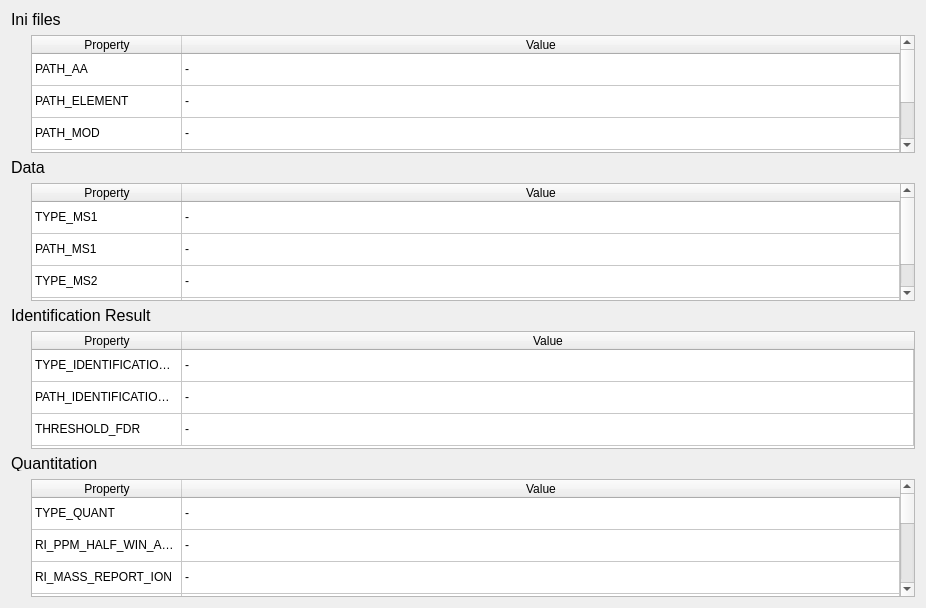
          <widget class="QWidget" name="scrollAreaWidgetContents_2">
           <property name="geometry">
            <rect>
             <x>0</x>
             <y>0</y>
             <width>926</width>
             <height>608</height>
            </rect>
           </property>
           <layout class="QVBoxLayout" name="verticalLayout_4">
            <item>
             <widget class="QPushButton" name="btn_summary_If">
              <property name="sizePolicy">
               <sizepolicy hsizetype="Minimum" vsizetype="Fixed">
                <horstretch>0</horstretch>
                <verstretch>0</verstretch>
               </sizepolicy>
              </property>
              <property name="minimumSize">
               <size>
                <width>0</width>
                <height>18</height>
               </size>
              </property>
              <property name="font">
               <font>
                <pointsize>12</pointsize>
                <weight>50</weight>
                <italic>false</italic>
                <bold>false</bold>
                <kerning>true</kerning>
               </font>
              </property>
              <property name="toolTip">
               <string/>
              </property>
              <property name="styleSheet">
               <string notr="true">QPushButton{text-align:left; border:none;margin-bottom:2px;}</string>
              </property>
              <property name="text">
               <string>Ini files</string>
              </property>
              <property name="icon">
               <iconset resource="../../AutoConfiguration/AutoConfigGUI/Resource/qrcs/icons.qrc">
                <normaloff>:/icons/icon_show.ico</normaloff>
                <normalon>:/icons/icon_hide.ico</normalon>:/icons/icon_show.ico</iconset>
              </property>
              <property name="checkable">
               <bool>true</bool>
              </property>
              <property name="flat">
               <bool>false</bool>
              </property>
             </widget>
            </item>
            <item>
             <widget class="QTableWidget" name="tbl_If">
              <property name="sizePolicy">
               <sizepolicy hsizetype="Expanding" vsizetype="Preferred">
                <horstretch>0</horstretch>
                <verstretch>0</verstretch>
               </sizepolicy>
              </property>
              <property name="toolTip">
               <string/>
              </property>
              <property name="toolTipDuration">
               <number>-1</number>
              </property>
              <property name="styleSheet">
               <string notr="true">QTableWidget{margin-left:20px;}</string>
              </property>
              <property name="frameShape">
               <enum>QFrame::StyledPanel</enum>
              </property>
              <property name="frameShadow">
               <enum>QFrame::Sunken</enum>
              </property>
              <property name="midLineWidth">
               <number>0</number>
              </property>
              <property name="verticalScrollBarPolicy">
               <enum>Qt::ScrollBarAsNeeded</enum>
              </property>
              <property name="autoScroll">
               <bool>true</bool>
              </property>
              <property name="autoScrollMargin">
               <number>16</number>
              </property>
              <property name="editTriggers">
               <set>QAbstractItemView::NoEditTriggers</set>
              </property>
              <property name="dragDropMode">
               <enum>QAbstractItemView::NoDragDrop</enum>
              </property>
              <property name="alternatingRowColors">
               <bool>false</bool>
              </property>
              <property name="selectionMode">
               <enum>QAbstractItemView::SingleSelection</enum>
              </property>
              <property name="selectionBehavior">
               <enum>QAbstractItemView::SelectItems</enum>
              </property>
              <property name="wordWrap">
               <bool>true</bool>
              </property>
              <property name="cornerButtonEnabled">
               <bool>true</bool>
              </property>
              <attribute name="horizontalHeaderCascadingSectionResizes">
               <bool>true</bool>
              </attribute>
              <attribute name="horizontalHeaderMinimumSectionSize">
               <number>50</number>
              </attribute>
              <attribute name="horizontalHeaderDefaultSectionSize">
               <number>150</number>
              </attribute>
              <attribute name="horizontalHeaderShowSortIndicator" stdset="0">
               <bool>false</bool>
              </attribute>
              <attribute name="horizontalHeaderStretchLastSection">
               <bool>true</bool>
              </attribute>
              <attribute name="verticalHeaderVisible">
               <bool>false</bool>
              </attribute>
              <attribute name="verticalHeaderCascadingSectionResizes">
               <bool>false</bool>
              </attribute>
              <attribute name="verticalHeaderDefaultSectionSize">
               <number>32</number>
              </attribute>
              <row>
               <property name="text">
                <string>1</string>
               </property>
              </row>
              <row>
               <property name="text">
                <string>2</string>
               </property>
              </row>
              <row>
               <property name="text">
                <string>3</string>
               </property>
              </row>
              <row>
               <property name="text">
                <string>4</string>
               </property>
              </row>
              <row>
               <property name="text">
                <string>5</string>
               </property>
              </row>
              <column>
               <property name="text">
                <string>Property</string>
               </property>
               <property name="toolTip">
                <string extracomment="asd"/>
               </property>
              </column>
              <column>
               <property name="text">
                <string>Value</string>
               </property>
              </column>
              <item row="0" column="0">
               <property name="text">
                <string>PATH_AA</string>
               </property>
              </item>
              <item row="0" column="1">
               <property name="text">
                <string>-</string>
               </property>
              </item>
              <item row="1" column="0">
               <property name="text">
                <string>PATH_ELEMENT</string>
               </property>
              </item>
              <item row="1" column="1">
               <property name="text">
                <string>-</string>
               </property>
              </item>
              <item row="2" column="0">
               <property name="text">
                <string>PATH_MOD</string>
               </property>
              </item>
              <item row="2" column="1">
               <property name="text">
                <string>-</string>
               </property>
              </item>
              <item row="3" column="0">
               <property name="text">
                <string>PATH_GLYCO</string>
               </property>
              </item>
              <item row="3" column="1">
               <property name="text">
                <string>-</string>
               </property>
               <property name="toolTip">
                <string extracomment="PATH"/>
               </property>
              </item>
              <item row="4" column="0">
               <property name="text">
                <string>PATH_LINKER</string>
               </property>
              </item>
              <item row="4" column="1">
               <property name="text">
                <string>-</string>
               </property>
              </item>
             </widget>
            </item>
            <item>
             <widget class="QPushButton" name="btn__summary_D">
              <property name="sizePolicy">
               <sizepolicy hsizetype="Minimum" vsizetype="Fixed">
                <horstretch>0</horstretch>
                <verstretch>0</verstretch>
               </sizepolicy>
              </property>
              <property name="minimumSize">
               <size>
                <width>0</width>
                <height>18</height>
               </size>
              </property>
              <property name="font">
               <font>
                <pointsize>12</pointsize>
                <weight>50</weight>
                <italic>false</italic>
                <bold>false</bold>
                <kerning>true</kerning>
               </font>
              </property>
              <property name="styleSheet">
               <string notr="true">QPushButton{text-align:left; border:none;margin-bottom:2px;}</string>
              </property>
              <property name="text">
               <string>Data</string>
              </property>
              <property name="icon">
               <iconset resource="../../AutoConfiguration/AutoConfigGUI/Resource/qrcs/icons.qrc">
                <normaloff>:/icons/icon_show.ico</normaloff>
                <normalon>:/icons/icon_hide.ico</normalon>:/icons/icon_show.ico</iconset>
              </property>
              <property name="checkable">
               <bool>true</bool>
              </property>
              <property name="flat">
               <bool>false</bool>
              </property>
             </widget>
            </item>
            <item>
             <widget class="QTableWidget" name="tbl_D">
              <property name="sizePolicy">
               <sizepolicy hsizetype="Expanding" vsizetype="Preferred">
                <horstretch>0</horstretch>
                <verstretch>0</verstretch>
               </sizepolicy>
              </property>
              <property name="styleSheet">
               <string notr="true">QTableWidget{margin-left:20px;}</string>
              </property>
              <property name="editTriggers">
               <set>QAbstractItemView::NoEditTriggers</set>
              </property>
              <property name="alternatingRowColors">
               <bool>false</bool>
              </property>
              <property name="selectionMode">
               <enum>QAbstractItemView::SingleSelection</enum>
              </property>
              <property name="selectionBehavior">
               <enum>QAbstractItemView::SelectItems</enum>
              </property>
              <property name="wordWrap">
               <bool>true</bool>
              </property>
              <property name="cornerButtonEnabled">
               <bool>true</bool>
              </property>
              <attribute name="horizontalHeaderCascadingSectionResizes">
               <bool>true</bool>
              </attribute>
              <attribute name="horizontalHeaderMinimumSectionSize">
               <number>50</number>
              </attribute>
              <attribute name="horizontalHeaderDefaultSectionSize">
               <number>150</number>
              </attribute>
              <attribute name="horizontalHeaderShowSortIndicator" stdset="0">
               <bool>false</bool>
              </attribute>
              <attribute name="horizontalHeaderStretchLastSection">
               <bool>true</bool>
              </attribute>
              <attribute name="verticalHeaderVisible">
               <bool>false</bool>
              </attribute>
              <attribute name="verticalHeaderCascadingSectionResizes">
               <bool>false</bool>
              </attribute>
              <attribute name="verticalHeaderDefaultSectionSize">
               <number>32</number>
              </attribute>
              <row>
               <property name="text">
                <string>1</string>
               </property>
              </row>
              <row>
               <property name="text">
                <string>2</string>
               </property>
              </row>
              <row>
               <property name="text">
                <string>3</string>
               </property>
              </row>
              <row>
               <property name="text">
                <string>4</string>
               </property>
              </row>
              <column>
               <property name="text">
                <string>Property</string>
               </property>
              </column>
              <column>
               <property name="text">
                <string>Value</string>
               </property>
              </column>
              <item row="0" column="0">
               <property name="text">
                <string>TYPE_MS1</string>
               </property>
              </item>
              <item row="0" column="1">
               <property name="text">
                <string>-</string>
               </property>
              </item>
              <item row="1" column="0">
               <property name="text">
                <string>PATH_MS1</string>
               </property>
              </item>
              <item row="1" column="1">
               <property name="text">
                <string>-</string>
               </property>
              </item>
              <item row="2" column="0">
               <property name="text">
                <string>TYPE_MS2</string>
               </property>
              </item>
              <item row="2" column="1">
               <property name="text">
                <string>-</string>
               </property>
              </item>
              <item row="3" column="0">
               <property name="text">
                <string>PATH_MS2</string>
               </property>
              </item>
              <item row="3" column="1">
               <property name="text">
                <string>-</string>
               </property>
              </item>
             </widget>
            </item>
            <item>
             <widget class="QPushButton" name="btn_summary_IR">
              <property name="sizePolicy">
               <sizepolicy hsizetype="Minimum" vsizetype="Fixed">
                <horstretch>0</horstretch>
                <verstretch>0</verstretch>
               </sizepolicy>
              </property>
              <property name="minimumSize">
               <size>
                <width>0</width>
                <height>18</height>
               </size>
              </property>
              <property name="font">
               <font>
                <pointsize>12</pointsize>
                <weight>50</weight>
                <italic>false</italic>
                <bold>false</bold>
                <kerning>true</kerning>
               </font>
              </property>
              <property name="styleSheet">
               <string notr="true">QPushButton{text-align:left; border:none;margin-bottom:2px;}</string>
              </property>
              <property name="text">
               <string>Identification Result</string>
              </property>
              <property name="icon">
               <iconset resource="../../AutoConfiguration/AutoConfigGUI/Resource/qrcs/icons.qrc">
                <normaloff>:/icons/icon_show.ico</normaloff>
                <normalon>:/icons/icon_hide.ico</normalon>:/icons/icon_show.ico</iconset>
              </property>
              <property name="checkable">
               <bool>true</bool>
              </property>
              <property name="flat">
               <bool>false</bool>
              </property>
             </widget>
            </item>
            <item>
             <widget class="QTableWidget" name="tbl_IR">
              <property name="sizePolicy">
               <sizepolicy hsizetype="Expanding" vsizetype="Preferred">
                <horstretch>0</horstretch>
                <verstretch>0</verstretch>
               </sizepolicy>
              </property>
              <property name="styleSheet">
               <string notr="true">QTableWidget{margin-left:20px;}</string>
              </property>
              <property name="editTriggers">
               <set>QAbstractItemView::NoEditTriggers</set>
              </property>
              <property name="alternatingRowColors">
               <bool>false</bool>
              </property>
              <property name="selectionMode">
               <enum>QAbstractItemView::SingleSelection</enum>
              </property>
              <property name="selectionBehavior">
               <enum>QAbstractItemView::SelectItems</enum>
              </property>
              <property name="wordWrap">
               <bool>true</bool>
              </property>
              <property name="cornerButtonEnabled">
               <bool>true</bool>
              </property>
              <attribute name="horizontalHeaderCascadingSectionResizes">
               <bool>true</bool>
              </attribute>
              <attribute name="horizontalHeaderMinimumSectionSize">
               <number>50</number>
              </attribute>
              <attribute name="horizontalHeaderDefaultSectionSize">
               <number>150</number>
              </attribute>
              <attribute name="horizontalHeaderShowSortIndicator" stdset="0">
               <bool>false</bool>
              </attribute>
              <attribute name="horizontalHeaderStretchLastSection">
               <bool>true</bool>
              </attribute>
              <attribute name="verticalHeaderVisible">
               <bool>false</bool>
              </attribute>
              <attribute name="verticalHeaderCascadingSectionResizes">
               <bool>false</bool>
              </attribute>
              <attribute name="verticalHeaderDefaultSectionSize">
               <number>32</number>
              </attribute>
              <row>
               <property name="text">
                <string>1</string>
               </property>
              </row>
              <row>
               <property name="text">
                <string>New Row</string>
               </property>
              </row>
              <row>
               <property name="text">
                <string>2</string>
               </property>
              </row>
              <column>
               <property name="text">
                <string>Property</string>
               </property>
              </column>
              <column>
               <property name="text">
                <string>Value</string>
               </property>
              </column>
              <item row="0" column="0">
               <property name="text">
                <string>TYPE_IDENTIFICATION_RESULT</string>
               </property>
              </item>
              <item row="0" column="1">
               <property name="text">
                <string>-</string>
               </property>
              </item>
              <item row="1" column="0">
               <property name="text">
                <string>PATH_IDENTIFICATION_RESULT</string>
               </property>
              </item>
              <item row="1" column="1">
               <property name="text">
                <string>-</string>
               </property>
              </item>
              <item row="2" column="0">
               <property name="text">
                <string>THRESHOLD_FDR</string>
               </property>
              </item>
              <item row="2" column="1">
               <property name="text">
                <string>-</string>
               </property>
              </item>
             </widget>
            </item>
            <item>
             <widget class="QPushButton" name="btn_summary_Q">
              <property name="sizePolicy">
               <sizepolicy hsizetype="Minimum" vsizetype="Fixed">
                <horstretch>0</horstretch>
                <verstretch>0</verstretch>
               </sizepolicy>
              </property>
              <property name="minimumSize">
               <size>
                <width>0</width>
                <height>18</height>
               </size>
              </property>
              <property name="font">
               <font>
                <pointsize>12</pointsize>
                <weight>50</weight>
                <italic>false</italic>
                <bold>false</bold>
                <kerning>true</kerning>
               </font>
              </property>
              <property name="styleSheet">
               <string notr="true">QPushButton{text-align:left; border:none;margin-bottom:2px;}</string>
              </property>
              <property name="text">
               <string>Quantitation</string>
              </property>
              <property name="icon">
               <iconset resource="../../AutoConfiguration/AutoConfigGUI/Resource/qrcs/icons.qrc">
                <normaloff>:/icons/icon_show.ico</normaloff>
                <normalon>:/icons/icon_hide.ico</normalon>:/icons/icon_show.ico</iconset>
              </property>
              <property name="checkable">
               <bool>true</bool>
              </property>
              <property name="flat">
               <bool>false</bool>
              </property>
             </widget>
            </item>
            <item>
             <widget class="QTableWidget" name="tbl_Q">
              <property name="sizePolicy">
               <sizepolicy hsizetype="Expanding" vsizetype="Preferred">
                <horstretch>0</horstretch>
                <verstretch>0</verstretch>
               </sizepolicy>
              </property>
              <property name="styleSheet">
               <string notr="true">QTableWidget{margin-left:20px;}</string>
              </property>
              <property name="editTriggers">
               <set>QAbstractItemView::NoEditTriggers</set>
              </property>
              <property name="alternatingRowColors">
               <bool>false</bool>
              </property>
              <property name="selectionMode">
               <enum>QAbstractItemView::SingleSelection</enum>
              </property>
              <property name="selectionBehavior">
               <enum>QAbstractItemView::SelectItems</enum>
              </property>
              <property name="wordWrap">
               <bool>true</bool>
              </property>
              <property name="cornerButtonEnabled">
               <bool>true</bool>
              </property>
              <attribute name="horizontalHeaderCascadingSectionResizes">
               <bool>true</bool>
              </attribute>
              <attribute name="horizontalHeaderMinimumSectionSize">
               <number>50</number>
              </attribute>
              <attribute name="horizontalHeaderDefaultSectionSize">
               <number>150</number>
              </attribute>
              <attribute name="horizontalHeaderShowSortIndicator" stdset="0">
               <bool>false</bool>
              </attribute>
              <attribute name="horizontalHeaderStretchLastSection">
               <bool>true</bool>
              </attribute>
              <attribute name="verticalHeaderVisible">
               <bool>false</bool>
              </attribute>
              <attribute name="verticalHeaderCascadingSectionResizes">
               <bool>false</bool>
              </attribute>
              <attribute name="verticalHeaderDefaultSectionSize">
               <number>32</number>
              </attribute>
              <row>
               <property name="text">
                <string>1</string>
               </property>
              </row>
              <row>
               <property name="text">
                <string>New Row</string>
               </property>
              </row>
              <row>
               <property name="text">
                <string>2</string>
               </property>
              </row>
              <row>
               <property name="text">
                <string>3</string>
               </property>
              </row>
              <row>
               <property name="text">
                <string>4</string>
               </property>
              </row>
              <row>
               <property name="text">
                <string>5</string>
               </property>
              </row>
              <row>
               <property name="text">
                <string>6</string>
               </property>
              </row>
              <row>
               <property name="text">
                <string>7</string>
               </property>
              </row>
              <row>
               <property name="text">
                <string>9</string>
               </property>
              </row>
              <column>
               <property name="text">
                <string>Property</string>
               </property>
              </column>
              <column>
               <property name="text">
                <string>Value</string>
               </property>
              </column>
              <item row="0" column="0">
               <property name="text">
                <string>TYPE_QUANT</string>
               </property>
              </item>
              <item row="0" column="1">
               <property name="text">
                <string>-</string>
               </property>
              </item>
              <item row="1" column="0">
               <property name="text">
                <string>RI_PPM_HALF_WIN_ACCURACY_PEAK</string>
               </property>
              </item>
              <item row="1" column="1">
               <property name="text">
                <string>-</string>
               </property>
              </item>
              <item row="2" column="0">
               <property name="text">
                <string>RI_MASS_REPORT_ION</string>
               </property>
              </item>
              <item row="2" column="1">
               <property name="text">
                <string>-</string>
               </property>
              </item>
              <item row="3" column="0">
               <property name="text">
                <string>DDALL_RT_HALF_WIN_IN_MIN</string>
               </property>
              </item>
              <item row="3" column="1">
               <property name="text">
                <string>-</string>
               </property>
              </item>
              <item row="4" column="0">
               <property name="text">
                <string>DDALL_PPM_HALF_WIN_ACCURACY_PEAK</string>
               </property>
              </item>
              <item row="4" column="1">
               <property name="text">
                <string>-</string>
               </property>
              </item>
              <item row="5" column="0">
               <property name="text">
                <string>DDALL_LABEL_INFO</string>
               </property>
              </item>
              <item row="5" column="1">
               <property name="text">
                <string>-</string>
               </property>
              </item>
              <item row="6" column="0">
               <property name="text">
                <string>DDALL_FLAG_CALIBRATION_18O</string>
               </property>
              </item>
              <item row="6" column="1">
               <property name="text">
                <string>-</string>
               </property>
              </item>
              <item row="7" column="0">
               <property name="text">
                <string>DDALF_RT_HALF_WIN_IN_MIN</string>
               </property>
              </item>
              <item row="7" column="1">
               <property name="text">
                <string>-</string>
               </property>
              </item>
              <item row="8" column="0">
               <property name="text">
                <string>DDALF_PPM_HALF_WIN_ACCURACY_PEAK</string>
               </property>
              </item>
              <item row="8" column="1">
               <property name="text">
                <string>-</string>
               </property>
              </item>
             </widget>
            </item>
           </layout>
          </widget>
